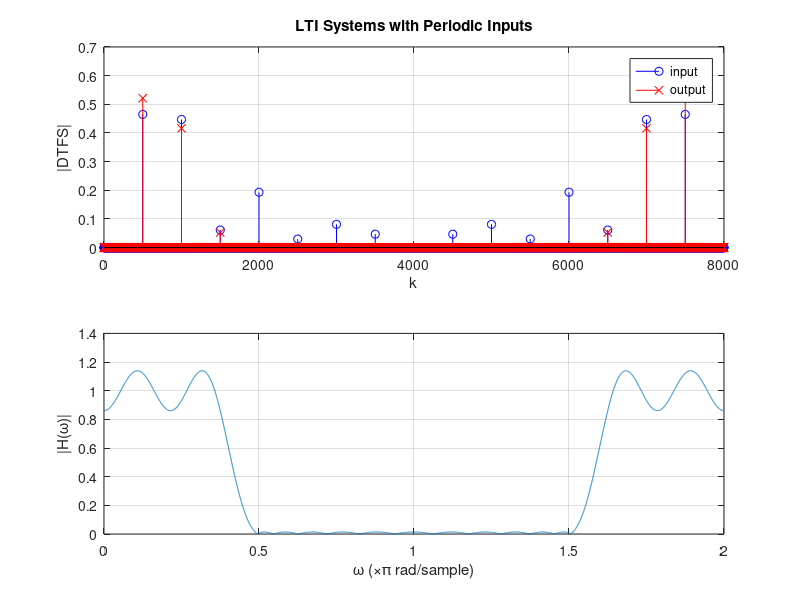

Write the MATLAB code that produced this figure.
%lti_periodic
%generates a periodic signal, computes its DTFS, and applies LPF
clf;
Fs=8000; T=1; freq=500; M = 21; K=8192;
tt = 0:1/Fs:T-(1/Fs); x=zeros(size(tt));
for n=1:7
amp = rand(1,1);
theta = 2*pi*rand(1,1);
x = x + amp*cos(2*pi*tt*n*freq + theta);
end
soundsc(x,Fs);
a = fft(x)/(Fs*T);
subplot(2,1,1),stem(0:7999,abs(a),'b');grid on
xlabel('k'); ylabel('|DTFS|'); hold on; title('LTI Systems with Periodic Inputs')
h = firpm(M-1,[0 1500/4000 1950/4000 1],[1 1 0 0],[1 10]); pause
subplot(2,1,2), plot(0:2/K:2*(K-1)/K, abs(fft(h,K))); grid on
xlabel('\omega (\times\pi rad/sample)'); ylabel('|H(\omega)|');
y = conv(x,h); pause
c = fft( y( ((M-1)/2)+1:8000 + (M-1)/2 ) )/(Fs*T);
subplot(2,1,1),stem(0:7999,abs(c),'rx');grid on
xlabel('k'); ylabel('|DTFS|');hold off; legend('input','output')
soundsc(y,Fs);
